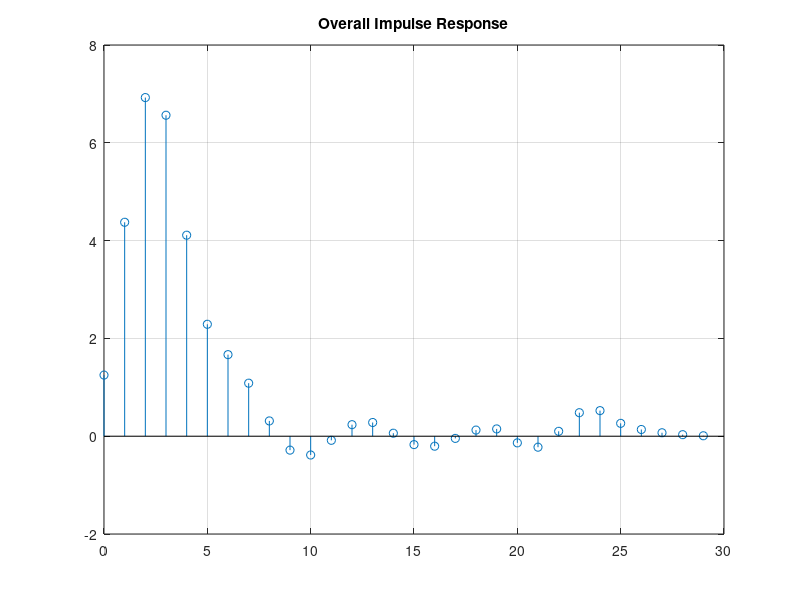

Recreate this plot in MATLAB.
%Compute the overall impulse response of the system shown in figure.
%h1[n] = (½)n 0 <= n => 5
% 0 otherwise
%h2[n] = 1 0 <= n => 5
% 0 otherwise
%y3[n] = 0.25 x[n] + 0.5x[n-1] + 0.25 x[n-2]
%y[n] = 0.9 y[n-1] – 0.81 y[n-2] + v[n] + v[n-1]
n=0:5;
h1=(0.5).^n; h2=ones(1,6);
h5=conv(h1,h2);
% y3(n) = 0.25 x(n)+0.5 x(n-1)+0.25 x(n-2);
h3 = impz([0.25 0.5 0.25],1,max(size(h5)));
h6 = h5 + h3';
% y(n) = 0.9 y(n-1) - 0.81 y(n-2)+v(n)+v(n-1);
n4=[1 1 0]; d4=[1 -0.9 0.81];
 h4 = impz(n4,d4,20);
h = conv (h6, h4); x=0:29;
stem(x,h); grid on; title('Overall Impulse Response')